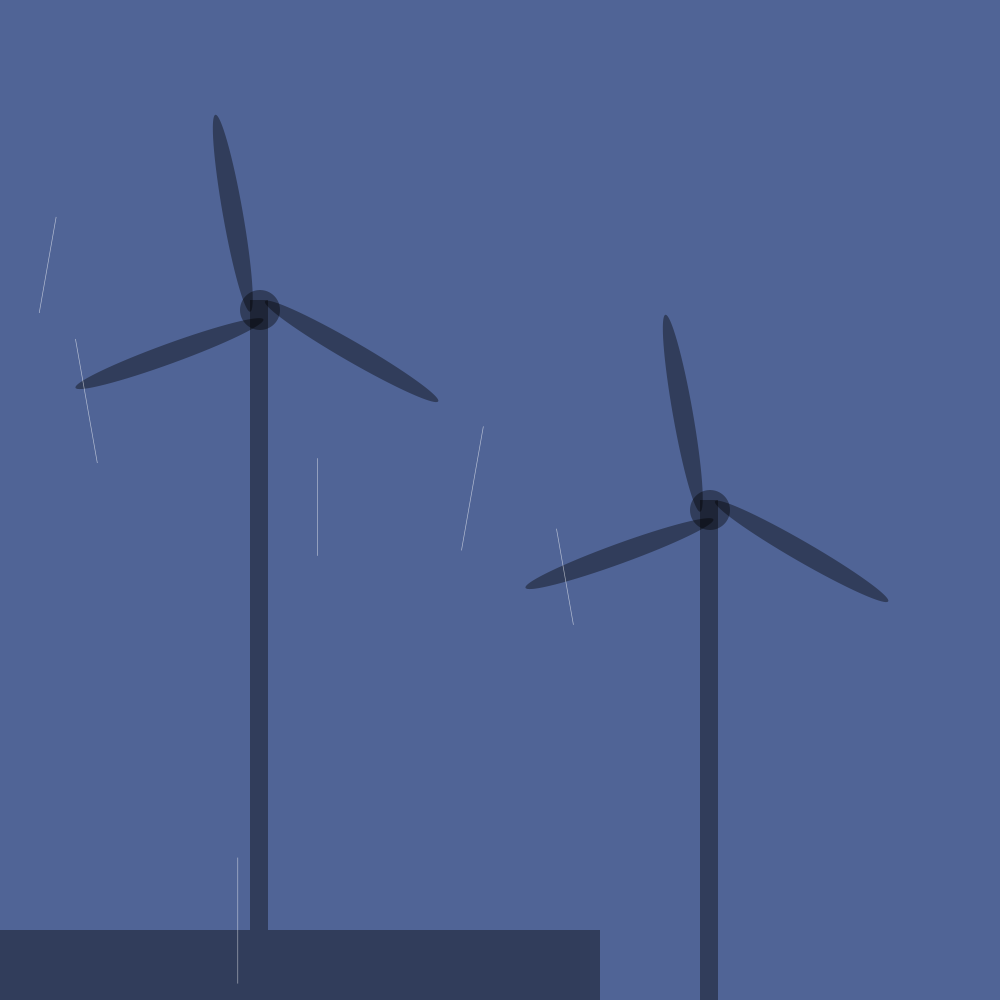
Frame 1 (no input)
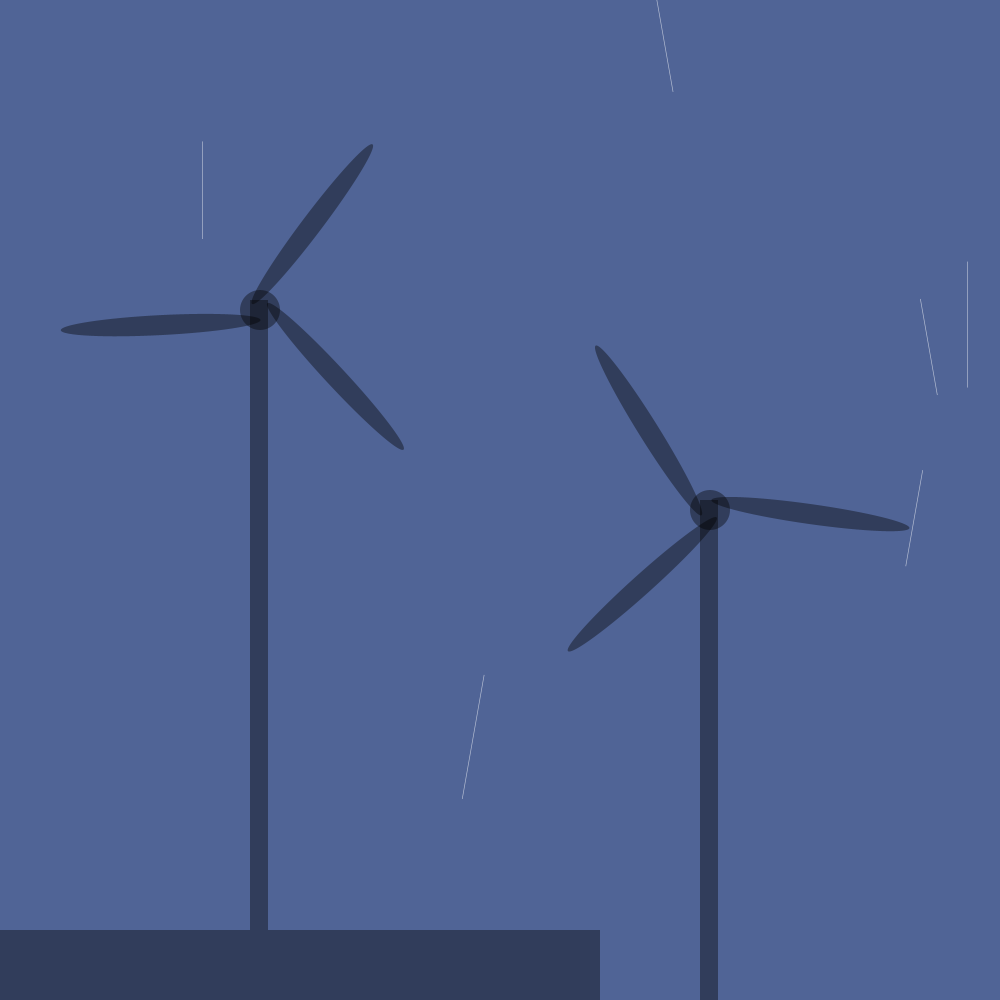
Frame 60 (the mouse pressed at the canvas centre just before this capture)
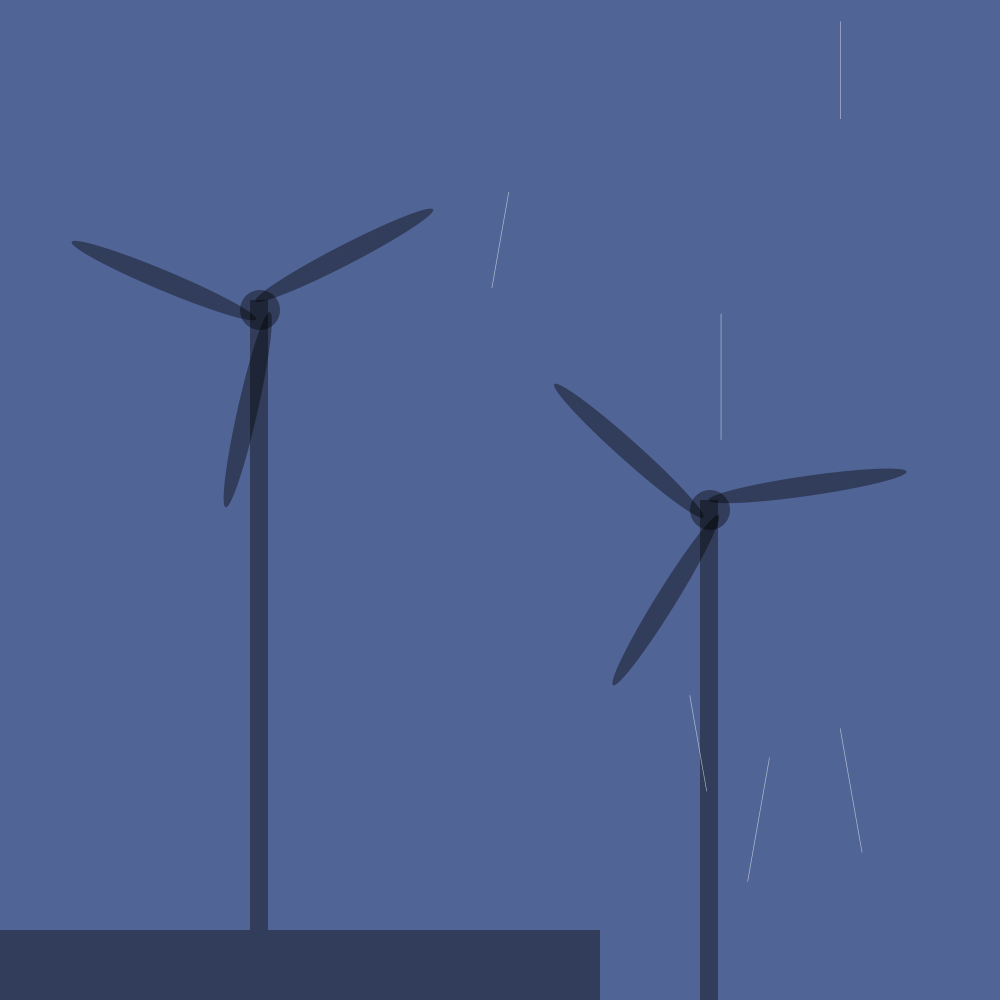
Frame 120 (the mouse held since frame 60 and released just before this capture)

The Processing sketch that drew these frames (run headless with seeded random() and noise(); from frame 60 on, the mouse is pressed at the canvas centre):

// Processing sketch: sketch_180913a
// ── sketch_180913a.pde
float rain1 = random(0, 1);
float rain2 = random(100, 200);
float rain3 = random(50, 100);
float angle;                      //Variable for blade();
float angle2;                     //Variable for blade2();
float a;                          //Variable for rain();

void setup()
{
  size (1000, 1000);
  background(80, 100, 150);
  noStroke();              //no outlines
  ellipseMode(CORNER);     //https://processing.org/reference/ellipseMode_.html
  frameRate(20);
}

//https://processing.org/tutorials/transform2d/ __ for reference

void draw()
{
  turbine(0, 0, 0);                         //calling turbine function
  rain(255, 255, 255, 150);                 //calling rain function
}

//rain has to be given an rgba in draw()
void rain(float r, float g, float b, float a)
{
  //pushMatrix and popMatrix allows for things to return to original
  pushMatrix();
  
  //rgba has to be set in draw()
  fill (r, g, b, a);
  
  //rain sizes and rotation
  rect(random(0, 1000), random(0, 1000), rain1, rain2);
  rect(random(0, 1000), random(0, 1000), rain1, rain3);
  rotate(radians(10));
  rect(random(0, 1000), random(0, 1000), rain1, rain2);
  rect(random(0, 1000), random(0, 1000), rain1, rain3);
  rotate(radians(-20));
  rect(random(0, 1000), random(0, 1000), rain1, rain2);
  rect(random(0, 1000), random(0, 1000), rain1, rain3);
  
  popMatrix();
}

//turbine has to be given an rgb in draw()
void turbine(float r, float g, float b)
{ 
  //background here so that you don't see previous rotations
  background (80, 100, 150);
  fill(r, g, b, 100);
  
  //wind turbine platform
  rect(0, 930, 600, 100);
  
  //calling blade and blade2 function
  blade(710, 510, angle);
  angle += .1;
  blade2(260, 310, angle2);
  angle2 += .15;
}

//blade has to be given a posX, posY and angle in turbine
void blade(float posX, float posY, float angle)
{
  //save and restore coordinate system
  pushMatrix();
  
  //pole/circular top of wind turbine
  //rect(x, y, width, height);
  //ellipse(x, y, width, height);
  rect(700, 500, 18, 630);
  ellipse(690, 490, 40, 40);
  
  translate(posX, posY);
  rotate(angle);

  //blades
  rotate(radians(70));
  ellipse(0, 0, 20, 200);
  rotate(radians(100));
  ellipse(0, 0, 20, 200);
  rotate(radians(130));
  ellipse(0, 0, 20, 200);
  
  popMatrix();
}

//blade2 has to be given a posX, posY and angle2 in turbine
void blade2(float posX, float posY, float angle2)
{
  //save and restore coordinate system
  pushMatrix();
  
  //pole/circular top of wind turbine
  //rect(x, y, width, height);
  //ellipse(x, y, width, height);
  rect(250, 300, 18, 630);
  ellipse(240, 290, 40, 40);
  
  translate(posX, posY);
  rotate(angle2);
  
  //blades
  rotate(radians(70));
  ellipse(0, 0, 20, 200);
  rotate(radians(100));
  ellipse(0, 0, 20, 200);
  rotate(radians(130));
  ellipse(0, 0, 20, 200);
  
  popMatrix();
}
